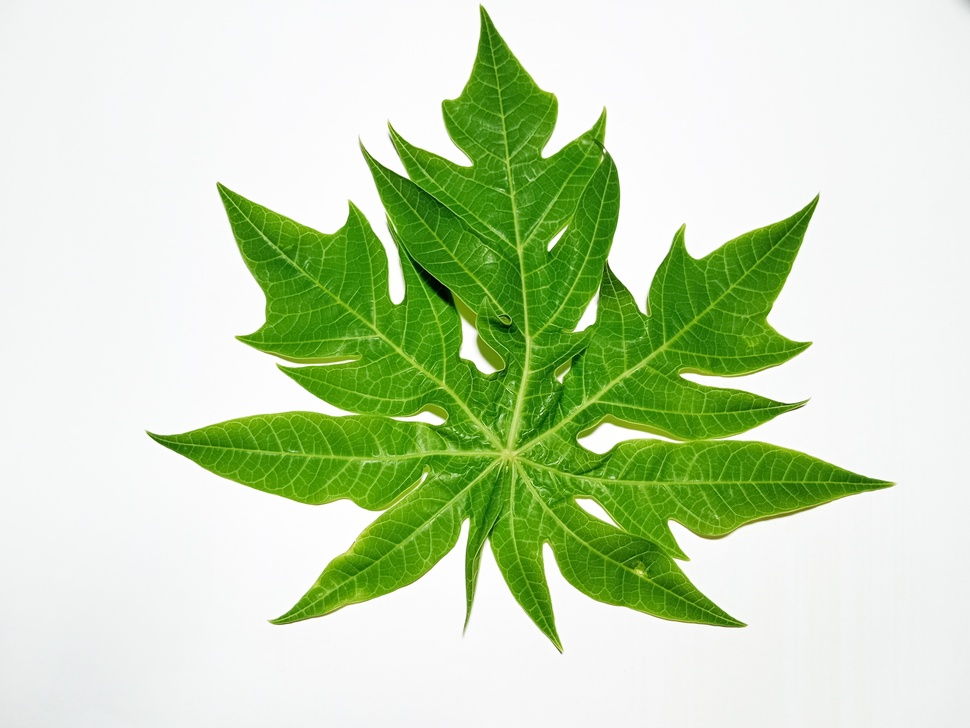
#> input picture Daun Pepaya/051.jpg, 970 x 728 px, shrunk from 3824 x 2869 before the run, found by its file name
$ jupyter execute rotate.ipynb   (shell and % lines are left out)
#> lines starting #> are read from the running program, lines starting #| are printed output that depends on the picture
<a href="https://colab.research.google.com/github/iwin02/Tugas4_2019-141_Iriena-Damayanti/blob/main/image_fundamental/rotate.ipynb" target="_parent"></a>

[cell 1]
# import the necessary packages
import matplotlib.pyplot as plt
import argparse
import imutils
import cv2

[cell 2]
def plt_imshow(title, image):
    # convert the image frame BGR to RGB color space and display it
	image = cv2.cvtColor(image, cv2.COLOR_BGR2RGB)
	plt.imshow(image)
	plt.title(title)
	plt.grid(False)
	plt.show()

[cell 3]
args = {
    "image": "051.jpg"
}

[cell 4]
# load the image and show it
image = cv2.imread(args["image"])
#> image is the input picture: shape (728, 970, 3); mean B, G, R 180.6, 218.1, 198.5
plt_imshow("Original", image)

# grab the dimensions of the image and calculate the center of the
# image
(h, w) = image.shape[:2]
#> h = 728; w = 970
(cX, cY) = (w // 2, h // 2)
#> cX = 485; cY = 364

# rotate our image by 45 degrees around the center of the image
M = cv2.getRotationMatrix2D((cX, cY), 45, 1.0)
rotated = cv2.warpAffine(image, M, (w, h))
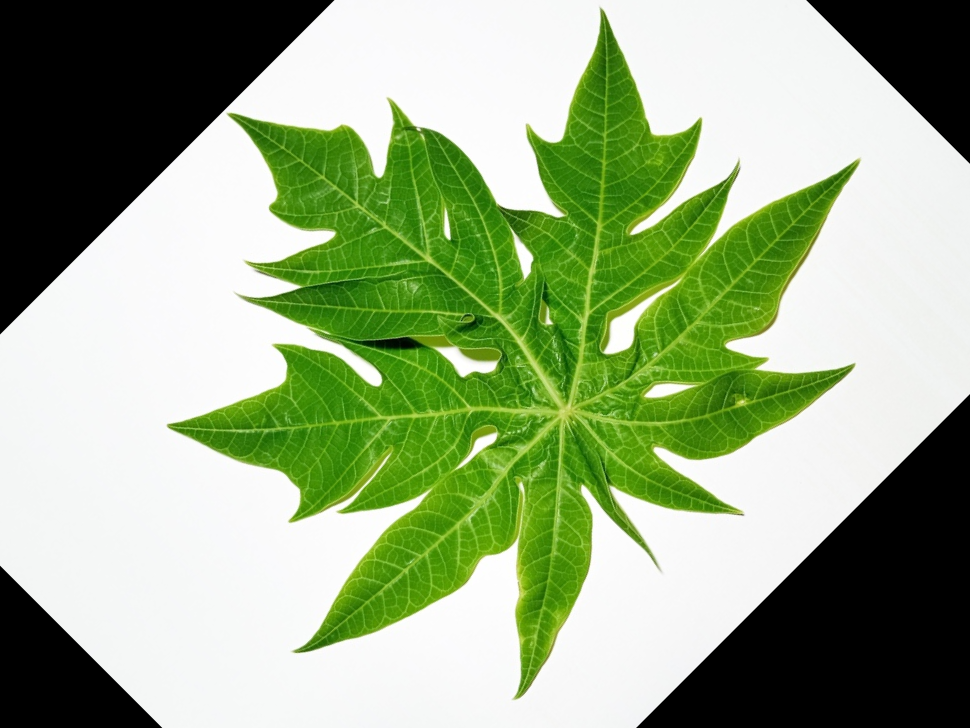
#> rotated: shape (728, 970, 3); mean B, G, R 132.9, 170.2, 151
plt_imshow("Rotated by 45 Degrees", rotated)

# rotate our image by -90 degrees around the image
M = cv2.getRotationMatrix2D((cX, cY), -90, 1.0)
rotated = cv2.warpAffine(image, M, (w, h))
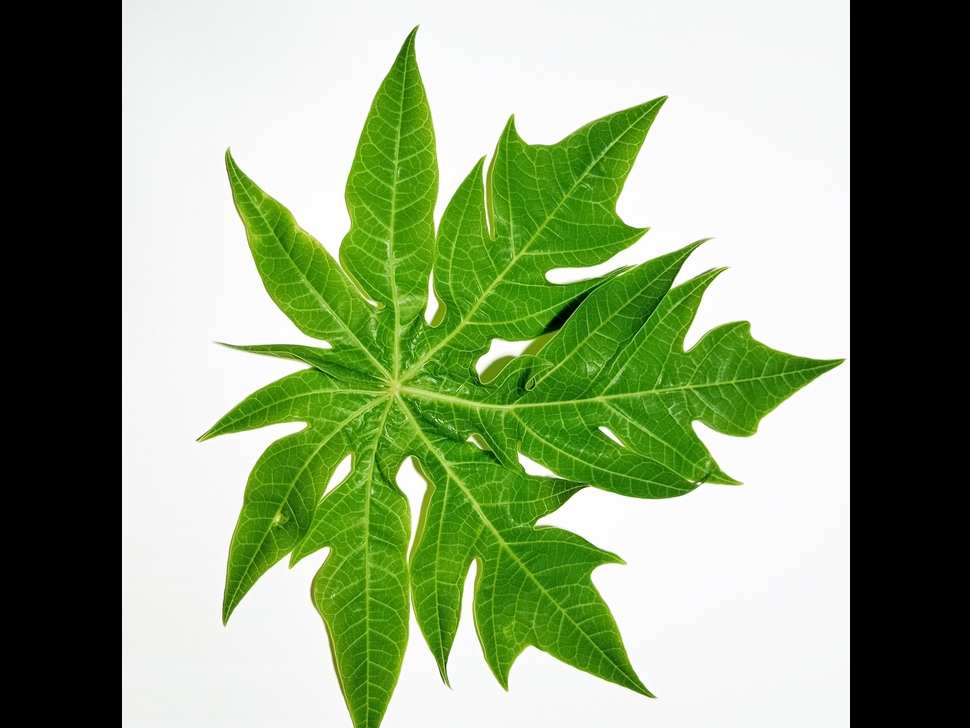
#> rotated: shape (728, 970, 3); mean B, G, R 119.9, 157, 138
plt_imshow("Rotated by -90 Degrees", rotated)

[cell 5]
# rotate our image around an arbitrary point rather than the center
M = cv2.getRotationMatrix2D((10, 10), 45, 1.0)
rotated = cv2.warpAffine(image, M, (w, h))
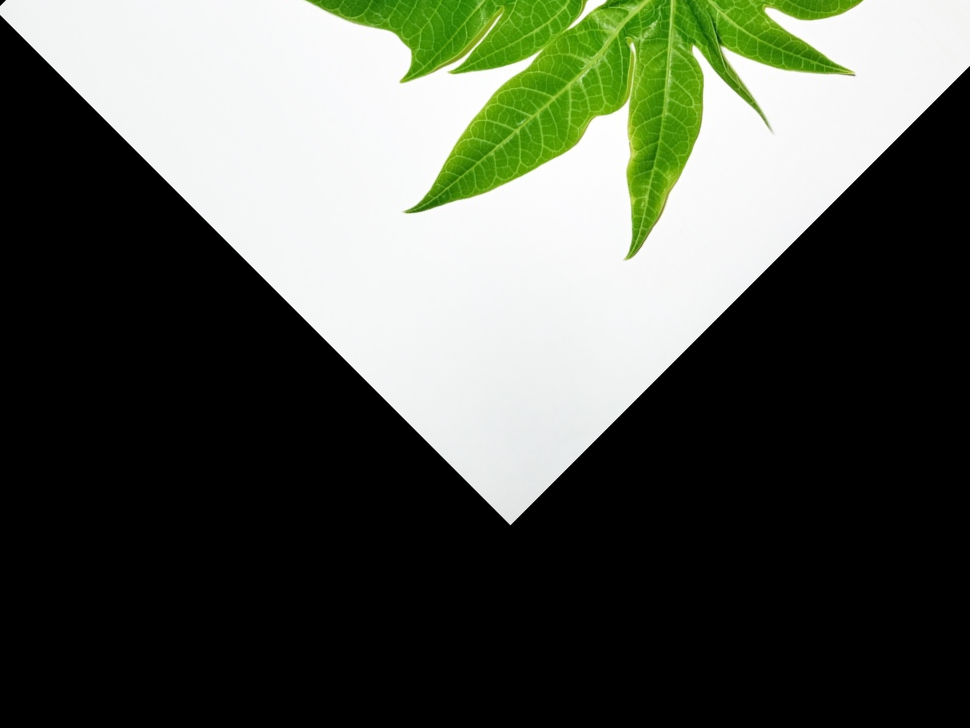
#> rotated: shape (728, 970, 3); mean B, G, R 77.9, 88.6, 83.3
plt_imshow("Rotated by Arbitrary Point", rotated)

[cell 6]
# use our imutils function to rotate an image 180 degrees
rotated = imutils.rotate(image, 180)
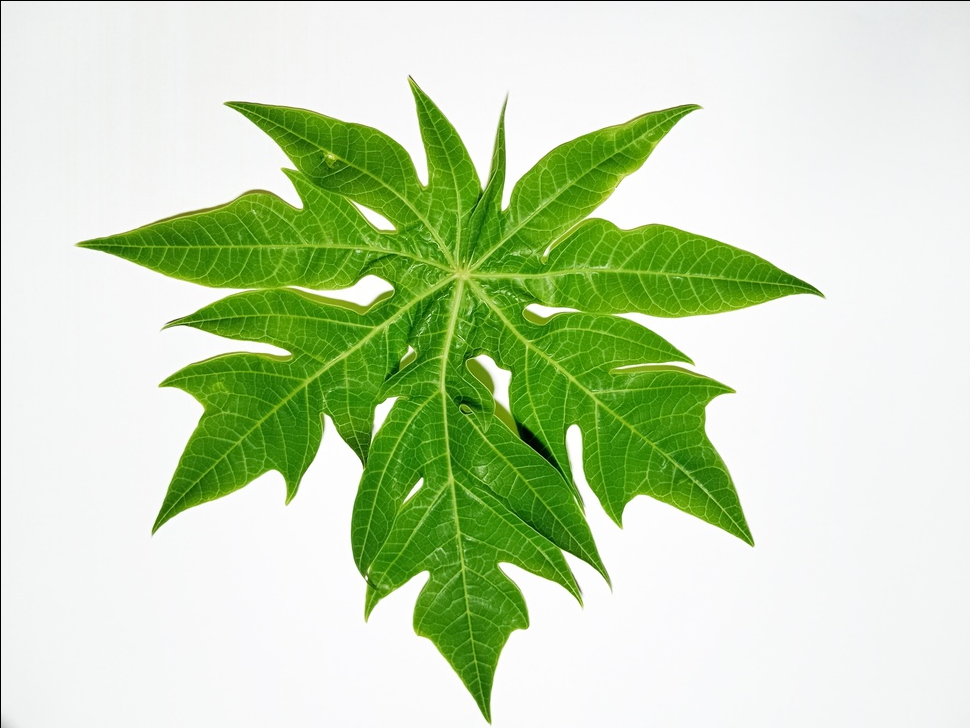
#> rotated: shape (728, 970, 3); mean B, G, R 180, 217.5, 197.9
plt_imshow("Rotated by 180 Degrees", rotated)

[cell 7]
# rotate our image by 33 degrees counterclockwise, ensuring the
# entire rotated image still views in the viewing area
rotated = imutils.rotate_bound(image, -33)
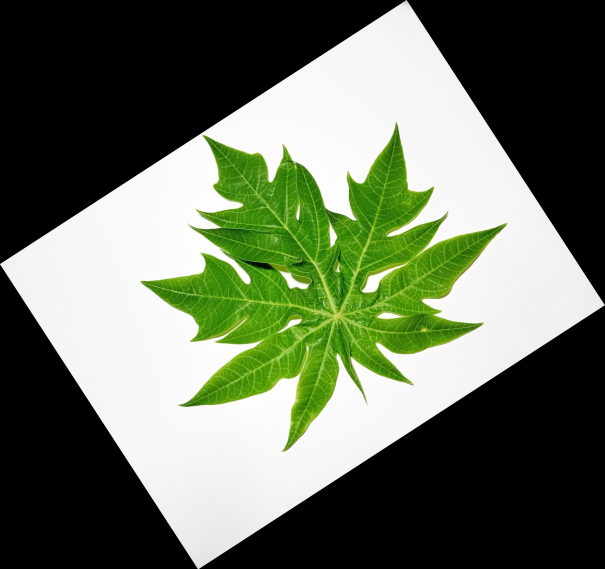
#> rotated: shape (1138, 1210, 3) (shown at 1/2 size); mean B, G, R 92.6, 111.8, 101.8
plt_imshow("Rotated Without Cropping", rotated)

$ run again, with Daun Pepaya/052.jpg copied over Daun Pepaya/051.jpg
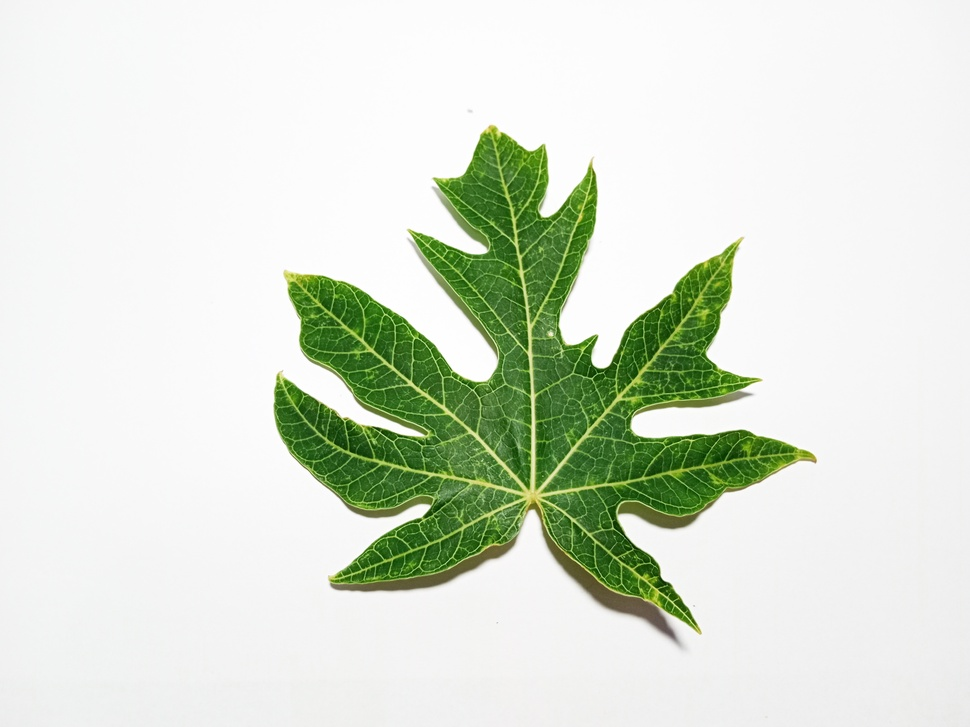
#> input picture Daun Pepaya/052.jpg, 970 x 727 px, shrunk from 4080 x 3060 before the run, found by its file name
#> image is the input picture: shape (727, 970, 3); mean B, G, R 210.8, 225.1, 217.1
#> `rotated = cv2.warpAffine(image, M, (w, h))`:
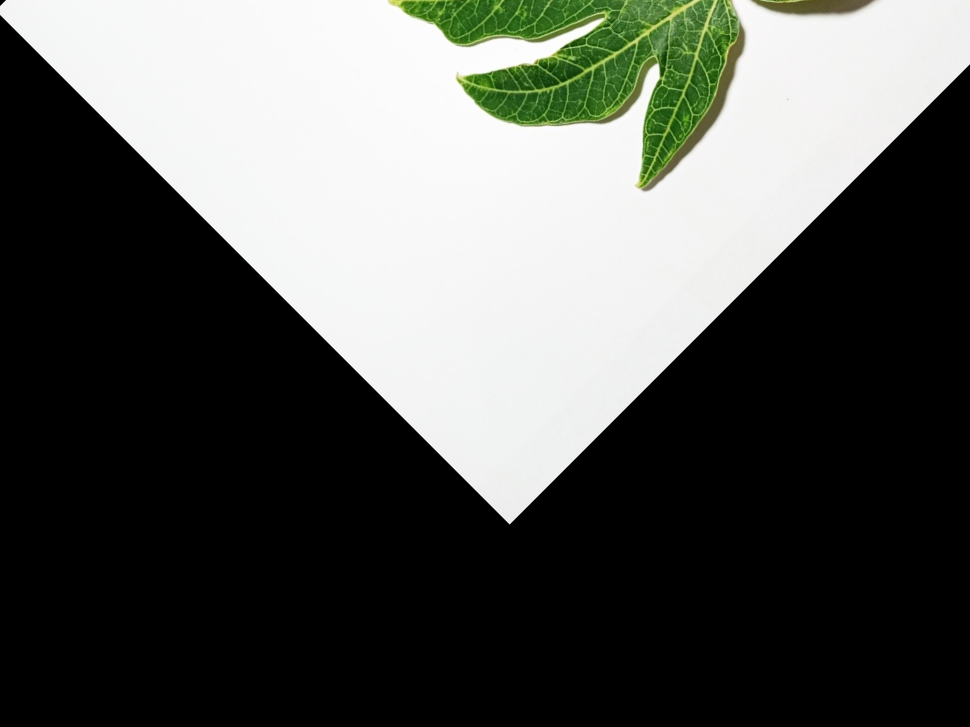
#> rotated: shape (727, 970, 3); mean B, G, R 84.9, 88.8, 86.6
#> `rotated = imutils.rotate_bound(image, -33)`:
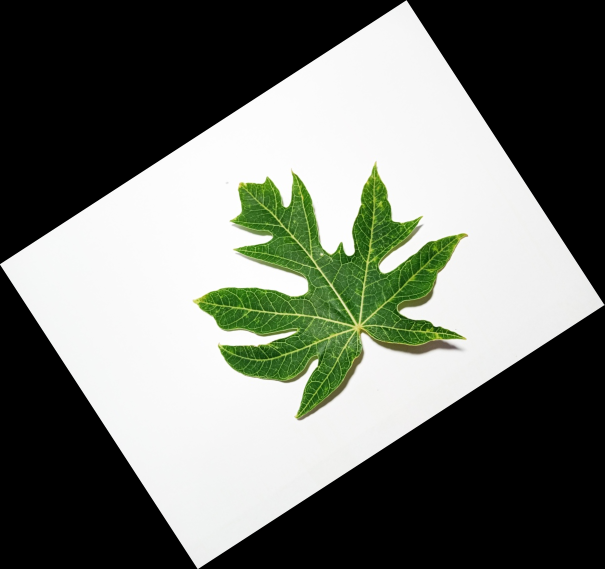
#> rotated: shape (1138, 1209, 3) (shown at 1/2 size); mean B, G, R 108.1, 115.4, 111.3
#> image: shape (1138, 1209, 3)

$ run again, with Daun Pepaya/053.jpg copied over Daun Pepaya/051.jpg
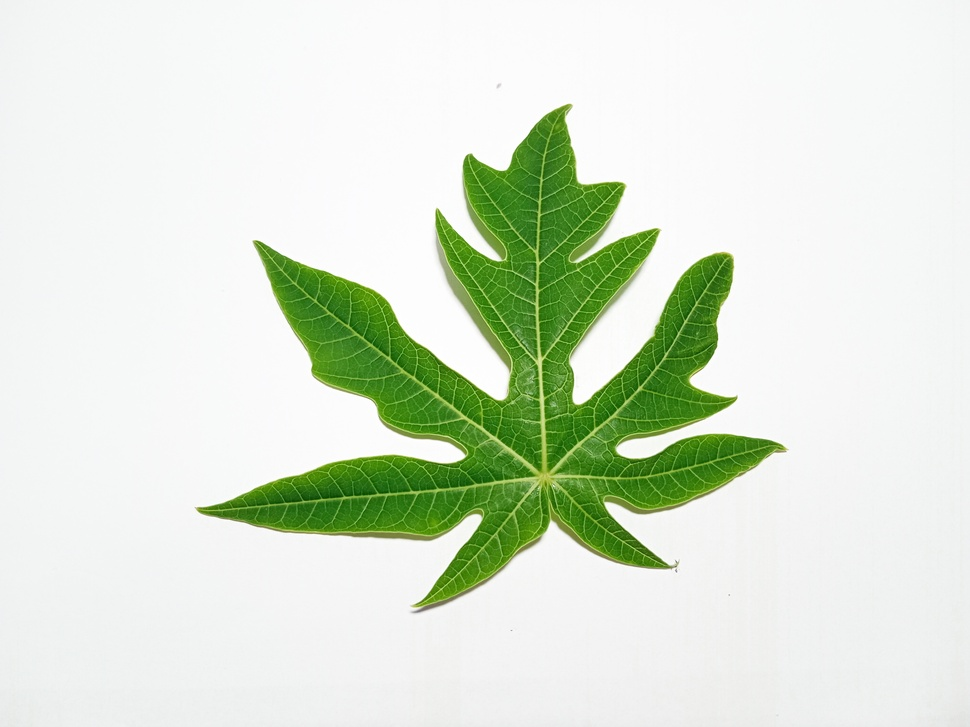
#> input picture Daun Pepaya/053.jpg, 970 x 727 px, shrunk from 4080 x 3060 before the run, found by its file name
#> image is the input picture: shape (727, 970, 3); mean B, G, R 210.8, 228.4, 217.9
#> `rotated = cv2.warpAffine(image, M, (w, h))`:
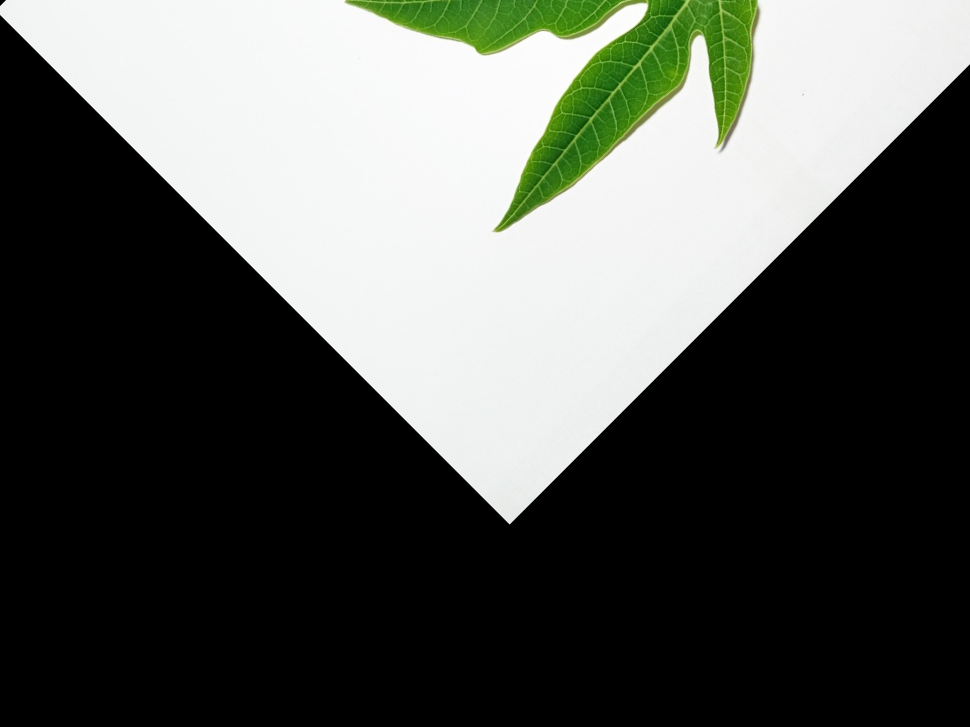
#> rotated: shape (727, 970, 3); mean B, G, R 84.9, 89.8, 86.7
#> `rotated = imutils.rotate_bound(image, -33)`:
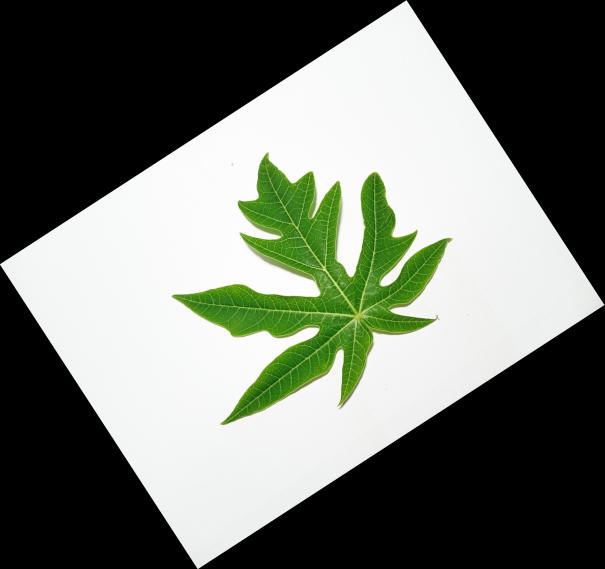
#> rotated: shape (1138, 1209, 3) (shown at 1/2 size); mean B, G, R 108.1, 117.1, 111.7
#> image: shape (1138, 1209, 3)

$ run again, with Daun Pepaya/054.jpg copied over Daun Pepaya/051.jpg
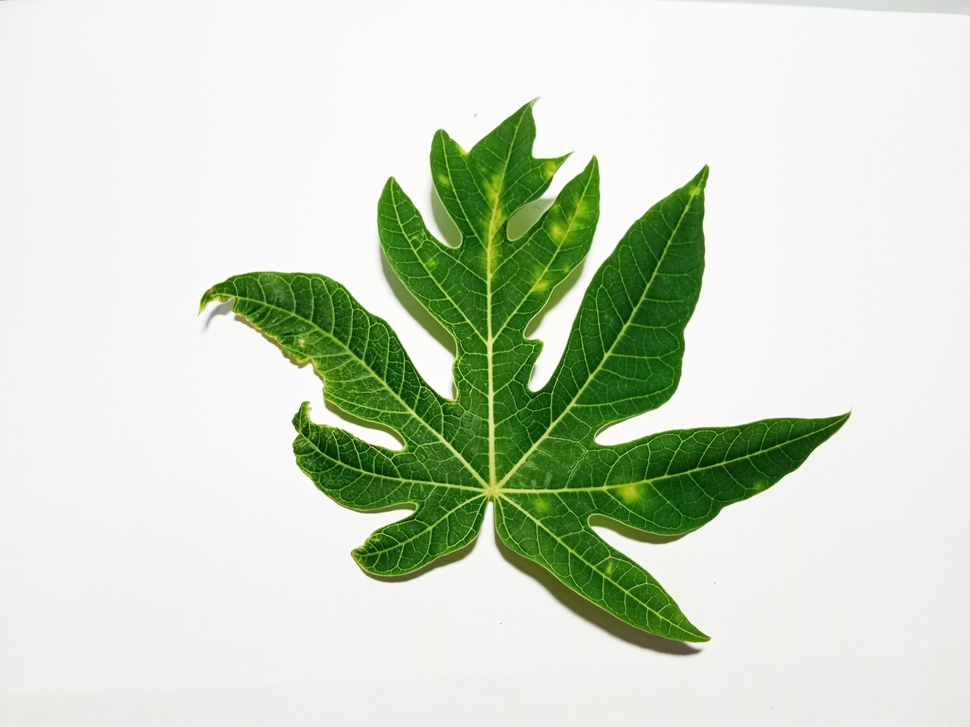
#> input picture Daun Pepaya/054.jpg, 970 x 727 px, shrunk from 4080 x 3060 before the run, found by its file name
#> image is the input picture: shape (727, 970, 3); mean B, G, R 196.9, 216.5, 204.8
#> `rotated = cv2.warpAffine(image, M, (w, h))`:
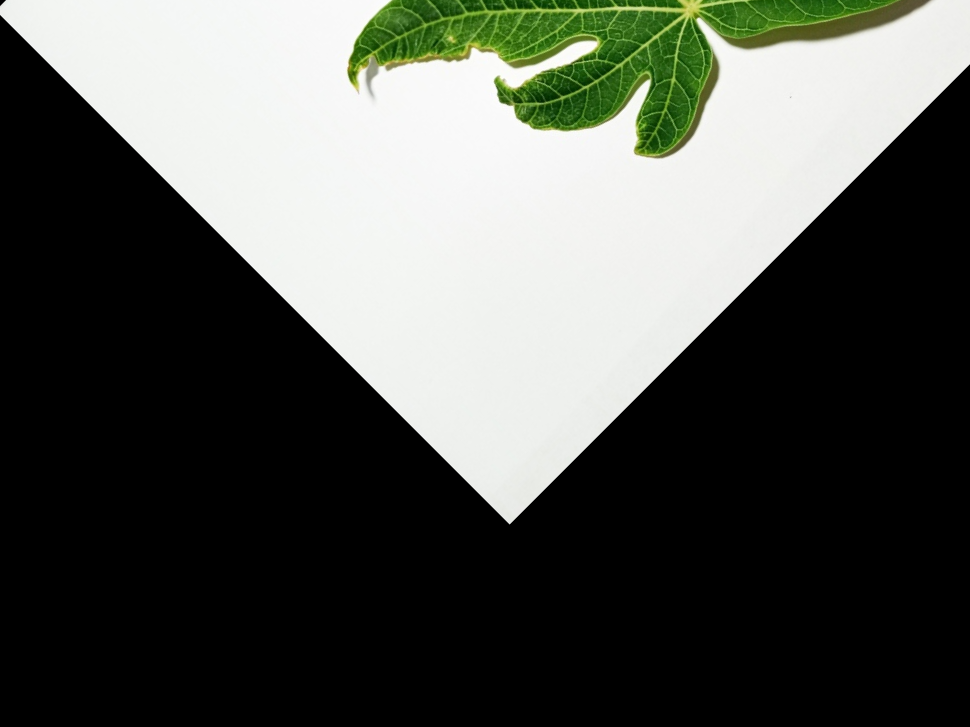
#> rotated: shape (727, 970, 3); mean B, G, R 80.9, 86.5, 83.5
#> `rotated = imutils.rotate_bound(image, -33)`:
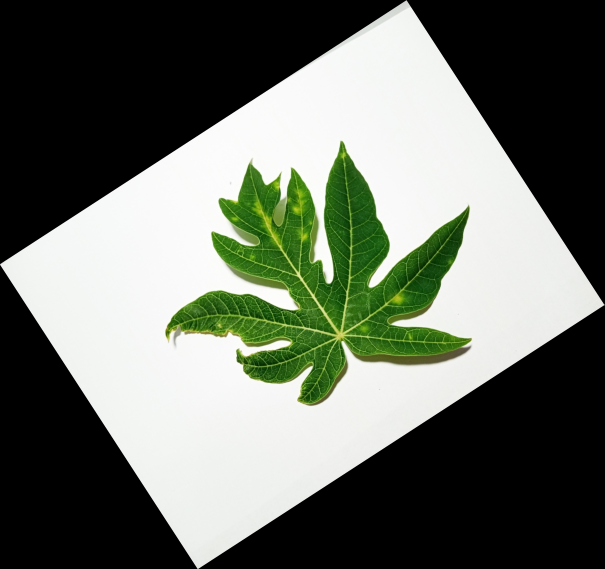
#> rotated: shape (1138, 1209, 3) (shown at 1/2 size); mean B, G, R 100.9, 111, 105
#> image: shape (1138, 1209, 3)
